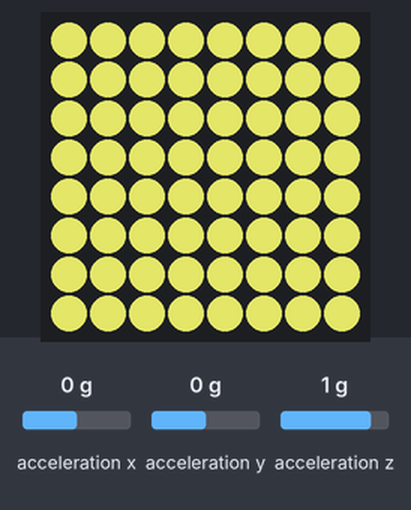
Recording of a program running on a simulated Raspberry Pi (BCM pin numbers) with a Sense HAT. On the bench: the Sense HAT's 8×8 RGB LED matrix. The test bench sets the inputs (shaded band); at power-on: acceleration x 0 g, acceleration y 0 g, acceleration z 1 g. Dim RGB values are drawn brighter than linear.

Above: at 0.2 s.

The program:

dimmingLights.py
```python
from sense_hat import SenseHat
import time
import random

s = SenseHat()
s.low_light = True

green = (0, 255, 0)
yellow = (255, 255, 0)
blue = (0, 0, 255)
red = (255, 0, 0)
white = (255,255,255)
nothing = (0,0,0)
pink = (255,105, 180)
s.set_imu_config(True, True, True)

r = 255
g = 255
rgbColour = [r,g,100]
def colour(rgb):
    return [rgb[0],rgb[1],rgb[2]]

while True:

    image = [colour(rgbColour) for i in range(64)]

    time.sleep(0.1)

    for event in s.stick.get_events():
      if event.action == "held":

        if event.direction == "left":
          if r > 5:
            r = r -5
        elif event.direction == "right":
          if r<250:
            r = r+5
        if event.direction == "down":
          if g > 5:
            g = g -5
        elif event.direction == "up":
          if g<250:
            g = g+5


    s.set_pixels(image)
    ac = s.get_accelerometer_raw()
    x = ac["x"]
    y = ac["y"]
    z = ac["z"]
    shake = x*x + y*y + z*z

    if shake > 5.0:
        print(shake)
        print(colour)
        random.shuffle(rgbColour)
```
